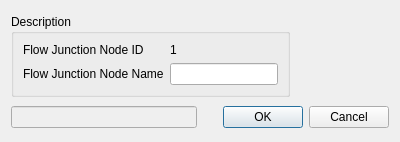
<?xml version="1.0" encoding="UTF-8"?>
<ui version="4.0">
 <class>junction_dialog</class>
 <widget class="QDialog" name="junction_dialog">
  <property name="geometry">
   <rect>
    <x>0</x>
    <y>0</y>
    <width>400</width>
    <height>142</height>
   </rect>
  </property>
  <property name="windowTitle">
   <string>Junction</string>
  </property>
  <property name="windowOpacity">
   <double>1.000000000000000</double>
  </property>
  <layout class="QGridLayout" name="gridLayout">
   <item row="1" column="1">
    <widget class="QDialogButtonBox" name="buttonBox">
     <property name="orientation">
      <enum>Qt::Horizontal</enum>
     </property>
     <property name="standardButtons">
      <set>QDialogButtonBox::Cancel|QDialogButtonBox::Ok</set>
     </property>
    </widget>
   </item>
   <item row="1" column="0">
    <widget class="QLineEdit" name="flow_jun_name_display">
     <property name="enabled">
      <bool>false</bool>
     </property>
    </widget>
   </item>
   <item row="0" column="0" colspan="2">
    <widget class="QGroupBox" name="jun_desc_box">
     <property name="sizePolicy">
      <sizepolicy hsizetype="Fixed" vsizetype="Fixed">
       <horstretch>0</horstretch>
       <verstretch>0</verstretch>
      </sizepolicy>
     </property>
     <property name="title">
      <string>Description</string>
     </property>
     <layout class="QGridLayout" name="gridLayout_2">
      <item row="0" column="0">
       <widget class="QLabel" name="flow_jun_id_label">
        <property name="text">
         <string>Flow Junction Node ID</string>
        </property>
       </widget>
      </item>
      <item row="1" column="0">
       <widget class="QLabel" name="flow_jun_name_label">
        <property name="text">
         <string>Flow Junction Node Name</string>
        </property>
        <property name="buddy">
         <cstring>flow_jun_node_edit</cstring>
        </property>
       </widget>
      </item>
      <item row="1" column="2">
       <widget class="QLineEdit" name="flow_jun_node_edit"/>
      </item>
      <item row="0" column="2">
       <widget class="QLabel" name="flow_jun_id_display">
        <property name="text">
         <string>1</string>
        </property>
       </widget>
      </item>
     </layout>
    </widget>
   </item>
  </layout>
 </widget>
 <tabstops>
  <tabstop>flow_jun_node_edit</tabstop>
  <tabstop>flow_jun_name_display</tabstop>
  <tabstop>buttonBox</tabstop>
 </tabstops>
 <resources/>
 <connections>
  <connection>
   <sender>buttonBox</sender>
   <signal>accepted()</signal>
   <receiver>junction_dialog</receiver>
   <slot>accept()</slot>
   <hints>
    <hint type="sourcelabel">
     <x>248</x>
     <y>254</y>
    </hint>
    <hint type="destinationlabel">
     <x>157</x>
     <y>274</y>
    </hint>
   </hints>
  </connection>
  <connection>
   <sender>buttonBox</sender>
   <signal>rejected()</signal>
   <receiver>junction_dialog</receiver>
   <slot>reject()</slot>
   <hints>
    <hint type="sourcelabel">
     <x>316</x>
     <y>260</y>
    </hint>
    <hint type="destinationlabel">
     <x>286</x>
     <y>274</y>
    </hint>
   </hints>
  </connection>
 </connections>
</ui>
